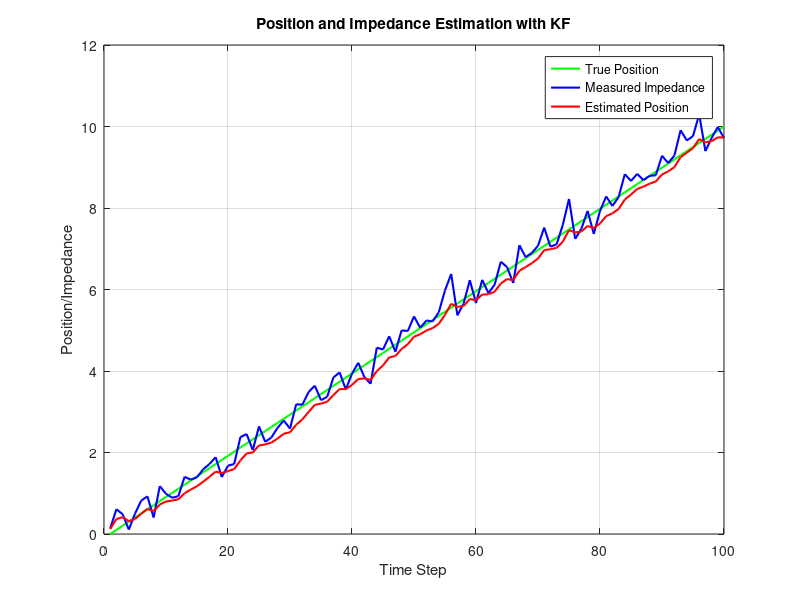

Source code (MATLAB):
% Constants and Initializations
a = 1;  b = 0;  % Linear coefficients for impedance
R = 0.1;  % Measurement noise covariance
Q = 0.01; % Process noise covariance
P = 1;    % Initial estimate of position uncertainty
pos_est = 0;   % Initial position estimate

% Hypothetical true position of the pig in the pipe
true_position = linspace(0, 10, 100);

% Simulate impedance measurements with noise
Z_true = a * true_position + b;
Z_meas = Z_true + sqrt(R) * randn(size(Z_true)); % Add measurement noise

% Initialize array to store estimated positions
estimated_position = zeros(size(true_position));

% Kalman Filter Loop
for k = 1:length(true_position)
    % Prediction Step
    pos_pred = pos_est;  % As we have no dynamic model, the prediction is the previous estimate
    P_pred = P + Q;  % Update uncertainty estimate with process noise
    
    % Update Step
    K = P_pred / (P_pred + R);  % Kalman Gain
    pos_est = pos_pred + K * (Z_meas(k) - (a * pos_pred + b));  % Corrected position estimate
    P = (1 - K) * P_pred;  % Updated estimate uncertainty
    
    % Store the estimated position
    estimated_position(k) = pos_est;
end

% Visualization
figure;
plot(true_position, 'g', 'LineWidth', 1.5); hold on;
plot(Z_meas, 'b', 'LineWidth', 1.5);
plot(estimated_position, 'r', 'LineWidth', 1.5);
legend('True Position', 'Measured Impedance', 'Estimated Position');
xlabel('Time Step');
ylabel('Position/Impedance');
title('Position and Impedance Estimation with KF');
grid on;